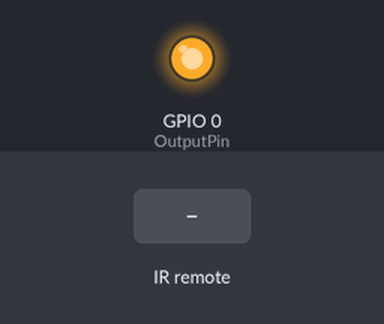
Simulated run of this program. Board: ESP8266 (NodeMCU). On the bench: output pins drawn as LEDs (lit = HIGH). Inputs (shaded band) come from the test bench. WiFi joins after 1.5 s; servers stay silent unless stated; no MQTT or app messages arrive unless stated; not simulated (calls return 0 or success): env.cpp; names the files do not define were given values by the test bench: MQTT_PORT = 1883; what the program prints to the serial monitor is not drawn.

Above: at 2.7 s.
2.8 s: infrared code 0x1FEA05F received
4.4 s: infrared code 0x1FE7887 received
5.9 s: infrared code 0x1FE40BF received
7.4 s: infrared code 0x1FE58A7 received
Timing chart, 0 to 9.9 s (numbered marks = the images above; inputs shaded):
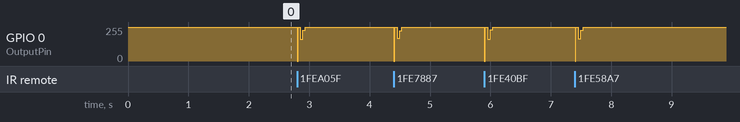

The program:

main.cpp
```cpp
#include <Arduino.h>
#include <ESP8266WiFi.h>
#include <ESPAsyncTCP.h>
#include <ESPAsyncWebServer.h>
#include <AsyncElegantOTA.h>
#include <PubSubClient.h>
#include <IRremote.h>
#include <sendRawHEX.cpp>
#include <env.cpp>

// #define DEBUG

#define HEX_POWER 0x1FEA05F
#define HEX_NIGHT_MODE 0x1FE609F
#define HEX_BRIGHTNESS_UP 0x1FE7887
#define HEX_BRIGHTNESS_DOWN 0x1FE40BF
#define HEX_SWITCH_TEMP 0x1FE807F
#define HEX_TIMER 0x1FEC03F
#define HEX_COLD 0x1FE48B7
#define HEX_WARM 0x1FE58A7

// IR Receiver config
decode_results results;
IRrecv irrecv(2);

int OutputPin = 0;

// WiFi config
const IPAddress ip(192, 168, 100, 55);
const IPAddress gateway(192, 168, 100, 1);
const IPAddress bcastAddr(192, 168, 100, 255);
const IPAddress subnet(255, 255, 255, 0);
const IPAddress dns(192, 168, 100, 1);
AsyncWebServer server(80);

// MQTT config
WiFiClient wifiClient;
PubSubClient mqttClient(wifiClient);
String clientId = "NodeMCU-MainLight";

void connectWiFi()
{
  WiFi.mode(WIFI_STA);
  WiFi.hostname("NodeMCU-MainLight");
  WiFi.config(ip, dns, gateway, subnet);
  WiFi.begin(WIFI_SSID, WIFI_PASS);

  int count = 0;
  while (WiFi.status() != WL_CONNECTED)
  {
    delay(250);
    digitalWrite(LED_BUILTIN, HIGH);
    delay(250);
    digitalWrite(LED_BUILTIN, LOW);
#ifdef DEBUG
    Serial.print(".");
#endif

    count++;
    if (count > 20)
    {
      delay(500);
      ESP.restart();
    }
  }

#ifdef DEBUG
  Serial.println("\nWifi Connected, Ip: " + WiFi.localIP().toString());
#endif
}

void enableOTA()
{
  AsyncElegantOTA.begin(&server);
  server.begin();
#ifdef DEBUG
  Serial.println("HTTP server started");
#endif
}

void mqttMessageHandler(char *topic, byte *payload, unsigned int length)
{
  char message[length + 1];
  memcpy(message, payload, length);
  message[length] = '\0';

  if (strcmp(topic, "main-light/control") == 0)
  {
    if (strcmp(message, "power") == 0)
    {
      sendRawHEX(OutputPin, HEX_POWER, 32);
    }
    else if (strcmp(message, "night-mode") == 0)
    {
      sendRawHEX(OutputPin, HEX_NIGHT_MODE, 32);
    }
    else if (strcmp(message, "brightness-up") == 0)
    {
      sendRawHEX(OutputPin, HEX_BRIGHTNESS_UP, 32);
    }
    else if (strcmp(message, "brightness-down") == 0)
    {
      sendRawHEX(OutputPin, HEX_BRIGHTNESS_DOWN, 32);
    }
    else if (strcmp(message, "switch-temp") == 0)
    {
      sendRawHEX(OutputPin, HEX_SWITCH_TEMP, 32);
    }
    else if (strcmp(message, "timer") == 0)
    {
      sendRawHEX(OutputPin, HEX_TIMER, 32);
    }
    else if (strcmp(message, "cold") == 0)
    {
      sendRawHEX(OutputPin, HEX_COLD, 32);
    }
    else if (strcmp(message, "warm") == 0)
    {
      sendRawHEX(OutputPin, HEX_WARM, 32);
    }
  }

#ifdef DEBUG
  Serial.print("Message arrived [");
  Serial.print(topic);
  Serial.print("] ");
  Serial.println(message);
#endif
}

void connectMQTT()
{
  mqttClient.setServer(MQTT_HOST, MQTT_PORT);
  mqttClient.setCallback(mqttMessageHandler);
}

void reconnectMQTT()
{
  // Loop until we're reconnected
  while (!mqttClient.connected())
  {
#ifdef DEBUG
    Serial.print("Attempting MQTT connection...");
#endif
    // Attempt to connect
    if (mqttClient.connect(clientId.c_str(), MQTT_USERNAME, MQTT_PASSWORD))
    {
#ifdef DEBUG
      Serial.println("connected");
#endif
      //* MQTT startup
      mqttClient.publish("main-light/nodeMCU-on", "true");
      mqttClient.subscribe("main-light/control");
    }
    else
    {
#ifdef DEBUG
      Serial.print("failed, rc=");
      Serial.print(mqttClient.state());
      Serial.println(" try again in 5 seconds");
#endif
      delay(5000);
    }
  }
}

void setup()
{
#ifdef DEBUG
  Serial.begin(115200);
#endif
  pinMode(OutputPin, OUTPUT);
  digitalWrite(OutputPin, HIGH);
  irrecv.enableIRIn();

  connectWiFi();
  enableOTA();
  connectMQTT();
}

void loop()
{
  // listen for IR data
  if (IrReceiver.decode(&results))
  {
    Serial.println(results.value, HEX);
    sendRawHEX(OutputPin, results.value, 32);
    IrReceiver.resume();
  }

  // Reconnect WiFi
  if (WiFi.status() != WL_CONNECTED)
  {
    connectWiFi();
    return;
  }

  // Reconnect MQTT
  if (!mqttClient.connected())
  {
    reconnectMQTT();
  }

  mqttClient.loop();
}
```

sendRawHEX.cpp
```cpp
//* Add in setup:   pinMode(OutputPin, OUTPUT);
//*                 digitalWrite(OutputPin, HIGH);

#include <Arduino.h>

// pulse parameters in usec
#define NEC_HDR_MARK 9000
#define NEC_HDR_SPACE 4500
#define NEC_BIT_MARK 560
#define NEC_ONE_SPACE 1600
#define NEC_ZERO_SPACE 560
#define NEC_RPT_SPACE 2250

#define TOPBIT 0x80000000

void mark(int pin, int time)
{
    digitalWrite(pin, LOW);
    delayMicroseconds(time);
}

void space(int pin, int time)
{
    digitalWrite(pin, HIGH);
    delayMicroseconds(time);
}

void sendRawHEX(int pin, unsigned long data, int nbits)
{
    mark(pin, NEC_HDR_MARK);
    space(pin, NEC_HDR_SPACE);

    for (int i = 0; i < nbits; i++)
    {
        if (data & TOPBIT)
        {
            mark(pin, NEC_BIT_MARK);
            space(pin, NEC_ONE_SPACE);
        }
        else
        {
            mark(pin, NEC_BIT_MARK);
            space(pin, NEC_ZERO_SPACE);
        }
        data <<= 1;
    }
    mark(pin, NEC_BIT_MARK);
    space(pin, 0);
}
```
